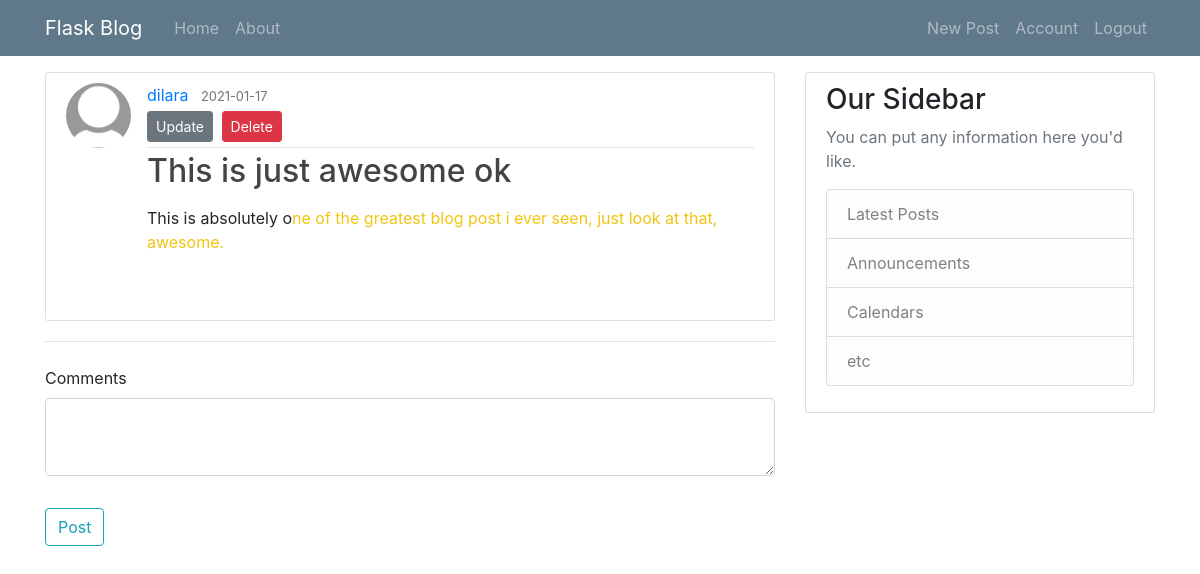
Before: /post/12 (signed in) with the older database file.
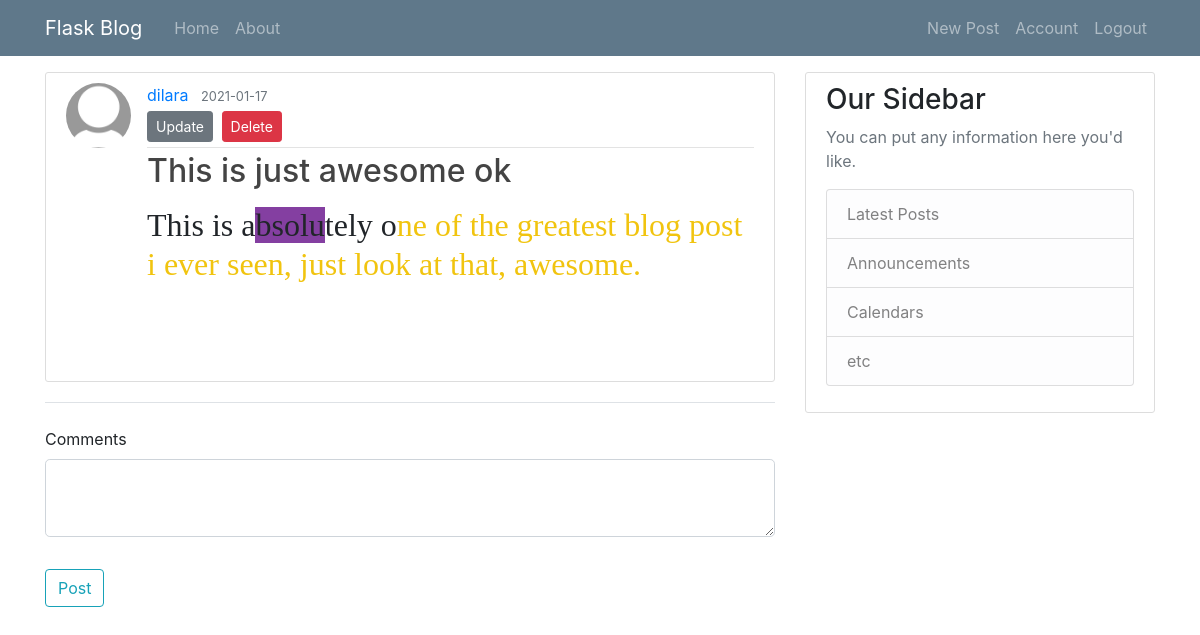
After: the same page with the newer database file.
### Blog/models.py (models this page shows, shortened)
class User(db.Model, UserMixin):
    id = db.Column(db.Integer, primary_key=True)
    username = db.Column(db.String(20), unique=True, nullable=False)
    email = db.Column(db.String(120), unique=True, nullable=False)
    image_file = db.Column(db.String(20), nullable=False, default='default.jpg')
    password = db.Column(db.String(60), nullable=False)
    posts = db.relationship('Post', backref='author', lazy=True)
    comments = db.relationship('Comment', backref="author",lazy=True)

class Post(db.Model):
    id = db.Column(db.Integer, primary_key=True)
    title = db.Column(db.String(100), nullable=False)
    date_posted = db.Column(db.DateTime, nullable=False, default=datetime.utcnow)
    content = db.Column(db.Text, nullable=False)
    user_id = db.Column(db.Integer, db.ForeignKey('user.id'), nullable=False)
    comments = db.relationship('Comment', backref='entry', lazy=True)

### Blog/routes.py (the view)
@app.route('/post/<int:post_id>', methods=['GET','POST'])
@login_required
def post(post_id):
    post = Post.query.get_or_404(post_id)
    form = CommentForm()
    if form.validate_on_submit():
        comment_post = Comment(content=form.content.data, entry=post, author=current_user)
        db.session.add(comment_post)
        db.session.commit()
        flash('Your comment has been created!', 'success')
        return redirect(url_for('post',post_id=post.id))
    comment = Comment.query.filter_by(post_id=post_id).order_by(Comment.date_posted.desc()).all()
    return render_template('post.html', post=post, form=form, comment=comment)

### Blog/forms.py
class CommentForm(FlaskForm):
    content = TextAreaField('Comments', validators=[DataRequired()])
    submit = SubmitField('Post')

### Blog/models.py (called while the page is built)
@login_manager.user_loader
def load_user(user_id):
    return User.query.get(int(user_id))

### Blog/templates/post.html (shortened to what this page needs)
{% extends "base.html" %}
{% block content %}
    <article class="media content-section">
      <img class="rounded-circle article-img" src="{{url_for('static', filename='images/' + post.author.image_file) }}" alt="">
      <div class="media-body">
        <div class="article-metadata">
          <a class="mr-2" href="{{url_for('user_posts', username=post.author.username)}}">{{ post.author.username }}</a>
          <small class="text-muted">{{ post.date_posted.strftime('%Y-%m-%d') }}</small>
          {% if post.author == current_user %}
            <div class="">
                <a class="btn btn-secondary btn-sm mt-1 mb-1" href="{{url_for('update_post', post_id=post.id)}}">Update</a>
                <button type="button" class="btn btn-danger btn-sm m-1" data-toggle="modal" data-target="#deleteModal" >Delete</button>
            </div>
          {% endif %}
        </div>
        <h2 class="article-title">{{ post.title }}</h2>
        <p class="article-content">{{ post.content|safe }}</p>
      </div>
    </article>
    <form action="" method="POST">
        <fieldset class="form-group">
            <legend class="border-bottom mb-4">{{ legend }}</legend>
             <div class="form-group">
                {{ form.content.label(class="form-control-label") }}
                {% if form.content.errors %}
                  {{ form.content(class="form-control form-control-lg is-invalid") }}
                  <div class="invalid-feedback">
                    {% for error in form.content.errors %}
                      <span>{{ error }}</span>
                    {% endfor %}
                  </div>
                {% else %}
                  {{ form.content(class="form-control form-control-lg")}}
                {% endif %}
             </div>
        </fieldset>
         <div class="form-group">
           {{ form.submit(class="btn btn-outline-info") }}
          </div>
    </form>
{% endblock content %}

### Blog/templates/base.html (shortened to what this page needs)
<!DOCTYPE html>
<html lang="en" dir="ltr">
  <head>
   <link rel="stylesheet" tyle="text/css" href={{url_for('static',filename='main.css')}}>
   <link rel="stylesheet" href="https://maxcdn.bootstrapcdn.com/bootstrap/4.0.0/css/bootstrap.min.css">
  </head>
  <body>
      <header class="site-header">
        <nav class="navbar navbar-expand-md navbar-dark bg-steel fixed-top">
          <div class="container">
            <a class="navbar-brand mr-4" href="/">Flask Blog</a>
            <div class="collapse navbar-collapse" id="navbarToggle">
              <div class="navbar-nav mr-auto">
                <a class="nav-item nav-link" href="{{ url_for('home') }}">Home</a>
                <a class="nav-item nav-link" href="{{ url_for('about') }}">About</a>
              </div>
              <div class="navbar-nav">
                {% if current_user.is_authenticated %}
                  <a class="nav-item nav-link" href="{{ url_for('new_post') }}">New Post</a>
                  <a class="nav-item nav-link" href="{{ url_for('account') }}">Account</a>
                  <a class="nav-item nav-link" href="{{ url_for('logout') }}">Logout</a>
                {% else %}
                  <a class="nav-item nav-link" href="{{ url_for('login') }}">Login</a>
                  <a class="nav-item nav-link" href="{{ url_for('register') }}">Register</a>
                {% endif %}
              </div>
            </div>
          </div>
        </nav>
      </header>
      <main role="main" class="container">
        <div class="row">
          <div class="col-md-8">
            <br>
            <br>
            <br>
            {% block content %}{% endblock %}
          </div>
          <div class="col-md-4">
            <br>
            <br>
            <br>
            <div class="content-section">
              <h3>Our Sidebar</h3>
              <p class='text-muted'>You can put any information here you'd like.
                <ul class="list-group">
                  <li class="list-group-item list-group-item-light">Latest Posts</li>
                  <li class="list-group-item list-group-item-light">Announcements</li>
                  <li class="list-group-item list-group-item-light">Calendars</li>
                  <li class="list-group-item list-group-item-light">etc</li>
                </ul>
              </p>
            </div>
          </div>
        </div>
      </main>
  </body>
  </body>
</html>

### Blog/static/main.css (style rules this page uses)
body { background: #fafafa; color: #333333; margin-top: 5rem; }
h1, h2, h3, h4, h5, h6 { color: #444444; }
.bg-steel { background-color: #5f788a; }
.site-header .navbar-nav .nav-link { color: #cbd5db; }
.content-section { background: #ffffff; padding: 10px 20px; border: 1px solid #dddddd; border-radius: 3px; margin-bottom: 20px; }
.article-title { color: #444444; }
.article-content { white-space: pre-line; }
.article-img { height: 65px; width: 65px; margin-right: 16px; }
.article-metadata { padding-bottom: 1px; margin-bottom: 4px; border-bottom: 1px solid #e3e3e3 }

Changed rows visible on the page:
changed Post "This is just awesome ok": content "This is absolutely o ne of the greatest blog post i ever seen, just look at that, awesome." → "This is a bsolu tely o ne of the greatest blog post i ever seen, just look at that, awesome."
